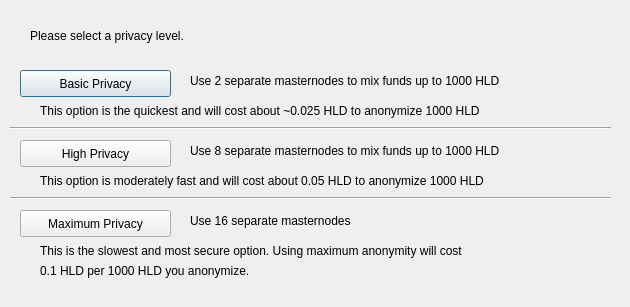
<?xml version="1.0" encoding="UTF-8"?>
<ui version="4.0">
 <class>DarksendConfig</class>
 <widget class="QDialog" name="DarksendConfig">
  <property name="geometry">
   <rect>
    <x>0</x>
    <y>0</y>
    <width>630</width>
    <height>307</height>
   </rect>
  </property>
  <property name="windowTitle">
   <string>Configure Darksend</string>
  </property>
  <widget class="QPushButton" name="buttonBasic">
   <property name="geometry">
    <rect>
     <x>20</x>
     <y>70</y>
     <width>151</width>
     <height>27</height>
    </rect>
   </property>
   <property name="text">
    <string>Basic Privacy</string>
   </property>
  </widget>
  <widget class="QPushButton" name="buttonHigh">
   <property name="geometry">
    <rect>
     <x>20</x>
     <y>140</y>
     <width>151</width>
     <height>27</height>
    </rect>
   </property>
   <property name="text">
    <string>High Privacy</string>
   </property>
  </widget>
  <widget class="QPushButton" name="buttonMax">
   <property name="geometry">
    <rect>
     <x>20</x>
     <y>210</y>
     <width>151</width>
     <height>27</height>
    </rect>
   </property>
   <property name="text">
    <string>Maximum Privacy</string>
   </property>
  </widget>
  <widget class="QLabel" name="label">
   <property name="geometry">
    <rect>
     <x>30</x>
     <y>20</y>
     <width>571</width>
     <height>31</height>
    </rect>
   </property>
   <property name="text">
    <string>Please select a privacy level.</string>
   </property>
  </widget>
  <widget class="QLabel" name="label_2">
   <property name="geometry">
    <rect>
     <x>190</x>
     <y>70</y>
     <width>421</width>
     <height>21</height>
    </rect>
   </property>
   <property name="text">
    <string>Use 2 separate masternodes to mix funds up to 1000 HLD</string>
   </property>
  </widget>
  <widget class="QLabel" name="label_3">
   <property name="geometry">
    <rect>
     <x>190</x>
     <y>140</y>
     <width>411</width>
     <height>21</height>
    </rect>
   </property>
   <property name="text">
    <string>Use 8 separate masternodes to mix funds up to 1000 HLD</string>
   </property>
  </widget>
  <widget class="QLabel" name="label_4">
   <property name="geometry">
    <rect>
     <x>190</x>
     <y>210</y>
     <width>421</width>
     <height>21</height>
    </rect>
   </property>
   <property name="text">
    <string>Use 16 separate masternodes</string>
   </property>
  </widget>
  <widget class="QLabel" name="label_6">
   <property name="geometry">
    <rect>
     <x>40</x>
     <y>100</y>
     <width>561</width>
     <height>21</height>
    </rect>
   </property>
   <property name="text">
    <string>This option is the quickest and will cost about ~0.025 HLD to anonymize 1000 HLD</string>
   </property>
  </widget>
  <widget class="QLabel" name="label_7">
   <property name="geometry">
    <rect>
     <x>40</x>
     <y>170</y>
     <width>561</width>
     <height>21</height>
    </rect>
   </property>
   <property name="text">
    <string>This option is moderately fast and will cost about 0.05 HLD to anonymize 1000 HLD</string>
   </property>
  </widget>
  <widget class="QLabel" name="label_8">
   <property name="geometry">
    <rect>
     <x>40</x>
     <y>240</y>
     <width>561</width>
     <height>21</height>
    </rect>
   </property>
   <property name="text">
    <string>This is the slowest and most secure option. Using maximum anonymity will cost</string>
   </property>
  </widget>
  <widget class="QLabel" name="label_9">
   <property name="geometry">
    <rect>
     <x>40</x>
     <y>260</y>
     <width>561</width>
     <height>21</height>
    </rect>
   </property>
   <property name="text">
    <string>0.1 HLD per 1000 HLD you anonymize.</string>
   </property>
  </widget>
  <widget class="Line" name="line">
   <property name="geometry">
    <rect>
     <x>10</x>
     <y>120</y>
     <width>601</width>
     <height>16</height>
    </rect>
   </property>
   <property name="orientation">
    <enum>Qt::Horizontal</enum>
   </property>
  </widget>
  <widget class="Line" name="line_2">
   <property name="geometry">
    <rect>
     <x>10</x>
     <y>190</y>
     <width>601</width>
     <height>16</height>
    </rect>
   </property>
   <property name="orientation">
    <enum>Qt::Horizontal</enum>
   </property>
  </widget>
 </widget>
 <resources/>
 <connections/>
</ui>
